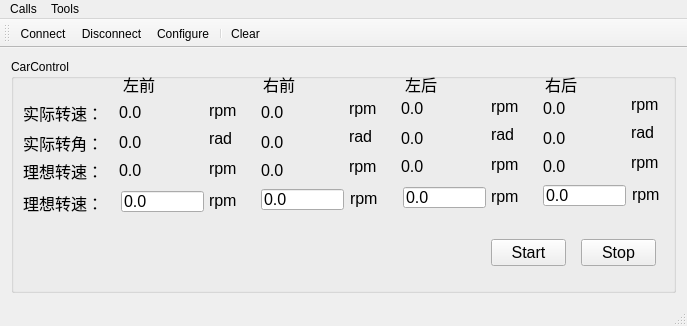
<?xml version="1.0" encoding="UTF-8"?>
<ui version="4.0">
 <class>MainWindow</class>
 <widget class="QMainWindow" name="MainWindow">
  <property name="geometry">
   <rect>
    <x>0</x>
    <y>0</y>
    <width>687</width>
    <height>326</height>
   </rect>
  </property>
  <property name="windowTitle">
   <string>Simple Terminal</string>
  </property>
  <widget class="QWidget" name="centralWidget">
   <layout class="QVBoxLayout" name="verticalLayout">
    <item>
     <widget class="QGroupBox" name="groupBox">
      <property name="title">
       <string>CarControl</string>
      </property>
      <widget class="QLabel" name="label">
       <property name="geometry">
        <rect>
         <x>12</x>
         <y>38</y>
         <width>89</width>
         <height>31</height>
        </rect>
       </property>
       <property name="font">
        <font>
         <pointsize>12</pointsize>
        </font>
       </property>
       <property name="text">
        <string>实际转速：</string>
       </property>
      </widget>
      <widget class="QLabel" name="realLeftFrontRS">
       <property name="geometry">
        <rect>
         <x>108</x>
         <y>38</y>
         <width>89</width>
         <height>31</height>
        </rect>
       </property>
       <property name="font">
        <font>
         <pointsize>12</pointsize>
        </font>
       </property>
       <property name="text">
        <string>0.0     </string>
       </property>
      </widget>
      <widget class="QLabel" name="label_3">
       <property name="geometry">
        <rect>
         <x>12</x>
         <y>68</y>
         <width>91</width>
         <height>31</height>
        </rect>
       </property>
       <property name="font">
        <font>
         <pointsize>12</pointsize>
        </font>
       </property>
       <property name="text">
        <string>实际转角：</string>
       </property>
      </widget>
      <widget class="QLabel" name="realLeftFrontRA">
       <property name="geometry">
        <rect>
         <x>108</x>
         <y>68</y>
         <width>87</width>
         <height>31</height>
        </rect>
       </property>
       <property name="font">
        <font>
         <pointsize>12</pointsize>
        </font>
       </property>
       <property name="text">
        <string>0.0      </string>
       </property>
      </widget>
      <widget class="QLabel" name="label_5">
       <property name="geometry">
        <rect>
         <x>12</x>
         <y>128</y>
         <width>91</width>
         <height>31</height>
        </rect>
       </property>
       <property name="font">
        <font>
         <pointsize>12</pointsize>
        </font>
       </property>
       <property name="text">
        <string>理想转速：</string>
       </property>
      </widget>
      <widget class="QLineEdit" name="sollLeftFrontRS_Test">
       <property name="geometry">
        <rect>
         <x>110</x>
         <y>132</y>
         <width>83</width>
         <height>21</height>
        </rect>
       </property>
       <property name="font">
        <font>
         <pointsize>12</pointsize>
        </font>
       </property>
       <property name="text">
        <string>0.0 </string>
       </property>
      </widget>
      <widget class="QLabel" name="label_6">
       <property name="geometry">
        <rect>
         <x>198</x>
         <y>128</y>
         <width>39</width>
         <height>27</height>
        </rect>
       </property>
       <property name="font">
        <font>
         <pointsize>12</pointsize>
        </font>
       </property>
       <property name="text">
        <string>rpm</string>
       </property>
      </widget>
      <widget class="QPushButton" name="startTest">
       <property name="geometry">
        <rect>
         <x>480</x>
         <y>180</y>
         <width>75</width>
         <height>27</height>
        </rect>
       </property>
       <property name="font">
        <font>
         <pointsize>12</pointsize>
        </font>
       </property>
       <property name="text">
        <string>Start</string>
       </property>
      </widget>
      <widget class="QPushButton" name="stopTest">
       <property name="geometry">
        <rect>
         <x>570</x>
         <y>180</y>
         <width>75</width>
         <height>27</height>
        </rect>
       </property>
       <property name="font">
        <font>
         <pointsize>12</pointsize>
        </font>
       </property>
       <property name="text">
        <string>Stop</string>
       </property>
      </widget>
      <widget class="QLabel" name="realRightFrontRS">
       <property name="geometry">
        <rect>
         <x>250</x>
         <y>38</y>
         <width>79</width>
         <height>31</height>
        </rect>
       </property>
       <property name="font">
        <font>
         <pointsize>12</pointsize>
        </font>
       </property>
       <property name="text">
        <string>0.0      </string>
       </property>
      </widget>
      <widget class="QLineEdit" name="sollRightFrontRS_Test">
       <property name="geometry">
        <rect>
         <x>250</x>
         <y>130</y>
         <width>83</width>
         <height>21</height>
        </rect>
       </property>
       <property name="font">
        <font>
         <pointsize>12</pointsize>
        </font>
       </property>
       <property name="text">
        <string>0.0 </string>
       </property>
      </widget>
      <widget class="QLabel" name="realRightFrontRA">
       <property name="geometry">
        <rect>
         <x>250</x>
         <y>68</y>
         <width>81</width>
         <height>31</height>
        </rect>
       </property>
       <property name="font">
        <font>
         <pointsize>12</pointsize>
        </font>
       </property>
       <property name="text">
        <string>0.0      </string>
       </property>
      </widget>
      <widget class="QLabel" name="label_9">
       <property name="geometry">
        <rect>
         <x>339</x>
         <y>126</y>
         <width>37</width>
         <height>27</height>
        </rect>
       </property>
       <property name="font">
        <font>
         <pointsize>12</pointsize>
        </font>
       </property>
       <property name="text">
        <string>rpm</string>
       </property>
      </widget>
      <widget class="QLabel" name="label_10">
       <property name="geometry">
        <rect>
         <x>112</x>
         <y>10</y>
         <width>72</width>
         <height>29</height>
        </rect>
       </property>
       <property name="font">
        <font>
         <pointsize>12</pointsize>
        </font>
       </property>
       <property name="text">
        <string>左前</string>
       </property>
      </widget>
      <widget class="QLabel" name="label_11">
       <property name="geometry">
        <rect>
         <x>252</x>
         <y>10</y>
         <width>72</width>
         <height>29</height>
        </rect>
       </property>
       <property name="font">
        <font>
         <pointsize>12</pointsize>
        </font>
       </property>
       <property name="text">
        <string>右前</string>
       </property>
      </widget>
      <widget class="QLabel" name="label_7">
       <property name="geometry">
        <rect>
         <x>12</x>
         <y>96</y>
         <width>91</width>
         <height>31</height>
        </rect>
       </property>
       <property name="font">
        <font>
         <pointsize>12</pointsize>
        </font>
       </property>
       <property name="text">
        <string>理想转速：</string>
       </property>
      </widget>
      <widget class="QLabel" name="sollLeftFrontRS">
       <property name="geometry">
        <rect>
         <x>108</x>
         <y>96</y>
         <width>85</width>
         <height>31</height>
        </rect>
       </property>
       <property name="font">
        <font>
         <pointsize>12</pointsize>
        </font>
       </property>
       <property name="text">
        <string>0.0      </string>
       </property>
      </widget>
      <widget class="QLabel" name="sollRightFrontRS">
       <property name="geometry">
        <rect>
         <x>250</x>
         <y>96</y>
         <width>83</width>
         <height>31</height>
        </rect>
       </property>
       <property name="font">
        <font>
         <pointsize>12</pointsize>
        </font>
       </property>
       <property name="text">
        <string>0.0      </string>
       </property>
      </widget>
      <widget class="QLabel" name="label_8">
       <property name="geometry">
        <rect>
         <x>198</x>
         <y>96</y>
         <width>39</width>
         <height>27</height>
        </rect>
       </property>
       <property name="font">
        <font>
         <pointsize>12</pointsize>
        </font>
       </property>
       <property name="text">
        <string>rpm</string>
       </property>
      </widget>
      <widget class="QLabel" name="label_12">
       <property name="geometry">
        <rect>
         <x>198</x>
         <y>66</y>
         <width>39</width>
         <height>27</height>
        </rect>
       </property>
       <property name="font">
        <font>
         <pointsize>12</pointsize>
        </font>
       </property>
       <property name="text">
        <string>rad</string>
       </property>
      </widget>
      <widget class="QLabel" name="label_13">
       <property name="geometry">
        <rect>
         <x>198</x>
         <y>38</y>
         <width>39</width>
         <height>27</height>
        </rect>
       </property>
       <property name="font">
        <font>
         <pointsize>12</pointsize>
        </font>
       </property>
       <property name="text">
        <string>rpm</string>
       </property>
      </widget>
      <widget class="QLabel" name="label_14">
       <property name="geometry">
        <rect>
         <x>338</x>
         <y>36</y>
         <width>39</width>
         <height>27</height>
        </rect>
       </property>
       <property name="font">
        <font>
         <pointsize>12</pointsize>
        </font>
       </property>
       <property name="text">
        <string>rpm</string>
       </property>
      </widget>
      <widget class="QLabel" name="label_15">
       <property name="geometry">
        <rect>
         <x>338</x>
         <y>94</y>
         <width>39</width>
         <height>27</height>
        </rect>
       </property>
       <property name="font">
        <font>
         <pointsize>12</pointsize>
        </font>
       </property>
       <property name="text">
        <string>rpm</string>
       </property>
      </widget>
      <widget class="QLabel" name="label_16">
       <property name="geometry">
        <rect>
         <x>338</x>
         <y>64</y>
         <width>39</width>
         <height>27</height>
        </rect>
       </property>
       <property name="font">
        <font>
         <pointsize>12</pointsize>
        </font>
       </property>
       <property name="text">
        <string>rad</string>
       </property>
      </widget>
      <widget class="QLabel" name="realRightBackRS">
       <property name="geometry">
        <rect>
         <x>532</x>
         <y>34</y>
         <width>79</width>
         <height>31</height>
        </rect>
       </property>
       <property name="font">
        <font>
         <pointsize>12</pointsize>
        </font>
       </property>
       <property name="text">
        <string>0.0      </string>
       </property>
      </widget>
      <widget class="QLabel" name="realLeftBackRS">
       <property name="geometry">
        <rect>
         <x>390</x>
         <y>34</y>
         <width>89</width>
         <height>31</height>
        </rect>
       </property>
       <property name="font">
        <font>
         <pointsize>12</pointsize>
        </font>
       </property>
       <property name="text">
        <string>0.0     </string>
       </property>
      </widget>
      <widget class="QLabel" name="label_17">
       <property name="geometry">
        <rect>
         <x>620</x>
         <y>60</y>
         <width>39</width>
         <height>27</height>
        </rect>
       </property>
       <property name="font">
        <font>
         <pointsize>12</pointsize>
        </font>
       </property>
       <property name="text">
        <string>rad</string>
       </property>
      </widget>
      <widget class="QLabel" name="label_18">
       <property name="geometry">
        <rect>
         <x>534</x>
         <y>10</y>
         <width>72</width>
         <height>29</height>
        </rect>
       </property>
       <property name="font">
        <font>
         <pointsize>12</pointsize>
        </font>
       </property>
       <property name="text">
        <string>右后</string>
       </property>
      </widget>
      <widget class="QLabel" name="label_19">
       <property name="geometry">
        <rect>
         <x>480</x>
         <y>92</y>
         <width>39</width>
         <height>27</height>
        </rect>
       </property>
       <property name="font">
        <font>
         <pointsize>12</pointsize>
        </font>
       </property>
       <property name="text">
        <string>rpm</string>
       </property>
      </widget>
      <widget class="QLabel" name="label_20">
       <property name="geometry">
        <rect>
         <x>620</x>
         <y>32</y>
         <width>39</width>
         <height>27</height>
        </rect>
       </property>
       <property name="font">
        <font>
         <pointsize>12</pointsize>
        </font>
       </property>
       <property name="text">
        <string>rpm</string>
       </property>
      </widget>
      <widget class="QLabel" name="realRightBackRA">
       <property name="geometry">
        <rect>
         <x>532</x>
         <y>64</y>
         <width>81</width>
         <height>31</height>
        </rect>
       </property>
       <property name="font">
        <font>
         <pointsize>12</pointsize>
        </font>
       </property>
       <property name="text">
        <string>0.0      </string>
       </property>
      </widget>
      <widget class="QLabel" name="label_21">
       <property name="geometry">
        <rect>
         <x>480</x>
         <y>124</y>
         <width>39</width>
         <height>27</height>
        </rect>
       </property>
       <property name="font">
        <font>
         <pointsize>12</pointsize>
        </font>
       </property>
       <property name="text">
        <string>rpm</string>
       </property>
      </widget>
      <widget class="QLabel" name="label_22">
       <property name="geometry">
        <rect>
         <x>621</x>
         <y>122</y>
         <width>37</width>
         <height>27</height>
        </rect>
       </property>
       <property name="font">
        <font>
         <pointsize>12</pointsize>
        </font>
       </property>
       <property name="text">
        <string>rpm</string>
       </property>
      </widget>
      <widget class="QLineEdit" name="sollLeftBackRS_Test">
       <property name="geometry">
        <rect>
         <x>392</x>
         <y>128</y>
         <width>83</width>
         <height>21</height>
        </rect>
       </property>
       <property name="font">
        <font>
         <pointsize>12</pointsize>
        </font>
       </property>
       <property name="text">
        <string>0.0 </string>
       </property>
      </widget>
      <widget class="QLineEdit" name="sollRightBackRS_Test">
       <property name="geometry">
        <rect>
         <x>532</x>
         <y>126</y>
         <width>83</width>
         <height>21</height>
        </rect>
       </property>
       <property name="font">
        <font>
         <pointsize>12</pointsize>
        </font>
       </property>
       <property name="text">
        <string>0.0 </string>
       </property>
      </widget>
      <widget class="QLabel" name="label_23">
       <property name="geometry">
        <rect>
         <x>480</x>
         <y>62</y>
         <width>39</width>
         <height>27</height>
        </rect>
       </property>
       <property name="font">
        <font>
         <pointsize>12</pointsize>
        </font>
       </property>
       <property name="text">
        <string>rad</string>
       </property>
      </widget>
      <widget class="QLabel" name="sollLeftBackRS">
       <property name="geometry">
        <rect>
         <x>390</x>
         <y>92</y>
         <width>85</width>
         <height>31</height>
        </rect>
       </property>
       <property name="font">
        <font>
         <pointsize>12</pointsize>
        </font>
       </property>
       <property name="text">
        <string>0.0      </string>
       </property>
      </widget>
      <widget class="QLabel" name="label_24">
       <property name="geometry">
        <rect>
         <x>480</x>
         <y>34</y>
         <width>39</width>
         <height>27</height>
        </rect>
       </property>
       <property name="font">
        <font>
         <pointsize>12</pointsize>
        </font>
       </property>
       <property name="text">
        <string>rpm</string>
       </property>
      </widget>
      <widget class="QLabel" name="label_25">
       <property name="geometry">
        <rect>
         <x>394</x>
         <y>10</y>
         <width>72</width>
         <height>29</height>
        </rect>
       </property>
       <property name="font">
        <font>
         <pointsize>12</pointsize>
        </font>
       </property>
       <property name="text">
        <string>左后</string>
       </property>
      </widget>
      <widget class="QLabel" name="sollRightBackRS">
       <property name="geometry">
        <rect>
         <x>532</x>
         <y>92</y>
         <width>83</width>
         <height>31</height>
        </rect>
       </property>
       <property name="font">
        <font>
         <pointsize>12</pointsize>
        </font>
       </property>
       <property name="text">
        <string>0.0      </string>
       </property>
      </widget>
      <widget class="QLabel" name="realLeftBackRA">
       <property name="geometry">
        <rect>
         <x>390</x>
         <y>64</y>
         <width>87</width>
         <height>31</height>
        </rect>
       </property>
       <property name="font">
        <font>
         <pointsize>12</pointsize>
        </font>
       </property>
       <property name="text">
        <string>0.0      </string>
       </property>
      </widget>
      <widget class="QLabel" name="label_26">
       <property name="geometry">
        <rect>
         <x>620</x>
         <y>90</y>
         <width>39</width>
         <height>27</height>
        </rect>
       </property>
       <property name="font">
        <font>
         <pointsize>12</pointsize>
        </font>
       </property>
       <property name="text">
        <string>rpm</string>
       </property>
      </widget>
     </widget>
    </item>
   </layout>
  </widget>
  <widget class="QMenuBar" name="menuBar">
   <property name="geometry">
    <rect>
     <x>0</x>
     <y>0</y>
     <width>687</width>
     <height>20</height>
    </rect>
   </property>
   <widget class="QMenu" name="menuCalls">
    <property name="title">
     <string>Calls</string>
    </property>
    <addaction name="actionConnect"/>
    <addaction name="actionDisconnect"/>
    <addaction name="separator"/>
    <addaction name="actionQuit"/>
   </widget>
   <widget class="QMenu" name="menuTools">
    <property name="title">
     <string>Tools</string>
    </property>
    <addaction name="actionConfigure"/>
   </widget>
   <addaction name="menuCalls"/>
   <addaction name="menuTools"/>
  </widget>
  <widget class="QToolBar" name="mainToolBar">
   <attribute name="toolBarArea">
    <enum>TopToolBarArea</enum>
   </attribute>
   <attribute name="toolBarBreak">
    <bool>false</bool>
   </attribute>
   <addaction name="actionConnect"/>
   <addaction name="actionDisconnect"/>
   <addaction name="actionConfigure"/>
   <addaction name="separator"/>
   <addaction name="actionClear"/>
  </widget>
  <widget class="QStatusBar" name="statusBar"/>
  <action name="actionAbout">
   <property name="text">
    <string>&amp;About</string>
   </property>
   <property name="toolTip">
    <string>About program</string>
   </property>
   <property name="shortcut">
    <string>Alt+A</string>
   </property>
  </action>
  <action name="actionAboutQt">
   <property name="text">
    <string>About Qt</string>
   </property>
  </action>
  <action name="actionConnect">
   <property name="text">
    <string>C&amp;onnect</string>
   </property>
   <property name="toolTip">
    <string>Connect to serial port</string>
   </property>
   <property name="shortcut">
    <string>Ctrl+O</string>
   </property>
  </action>
  <action name="actionDisconnect">
   <property name="text">
    <string>&amp;Disconnect</string>
   </property>
   <property name="toolTip">
    <string>Disconnect from serial port</string>
   </property>
   <property name="shortcut">
    <string>Ctrl+D</string>
   </property>
  </action>
  <action name="actionConfigure">
   <property name="text">
    <string>&amp;Configure</string>
   </property>
   <property name="toolTip">
    <string>Configure serial port</string>
   </property>
   <property name="shortcut">
    <string>Alt+C</string>
   </property>
  </action>
  <action name="actionClear">
   <property name="text">
    <string>C&amp;lear</string>
   </property>
   <property name="toolTip">
    <string>Clear data</string>
   </property>
   <property name="shortcut">
    <string>Alt+L</string>
   </property>
  </action>
  <action name="actionQuit">
   <property name="text">
    <string>&amp;Quit</string>
   </property>
   <property name="shortcut">
    <string>Ctrl+Q</string>
   </property>
  </action>
 </widget>
 <layoutdefault spacing="6" margin="11"/>
 <resources/>
 <connections/>
</ui>
